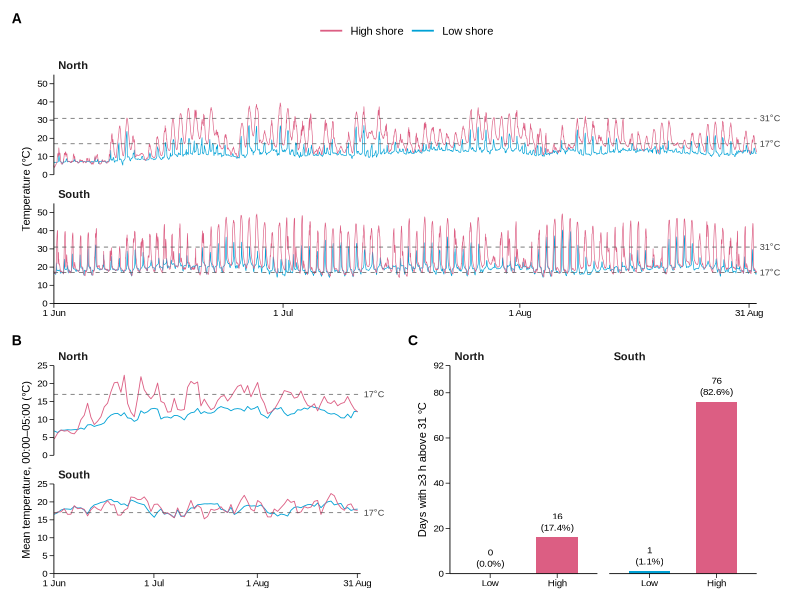
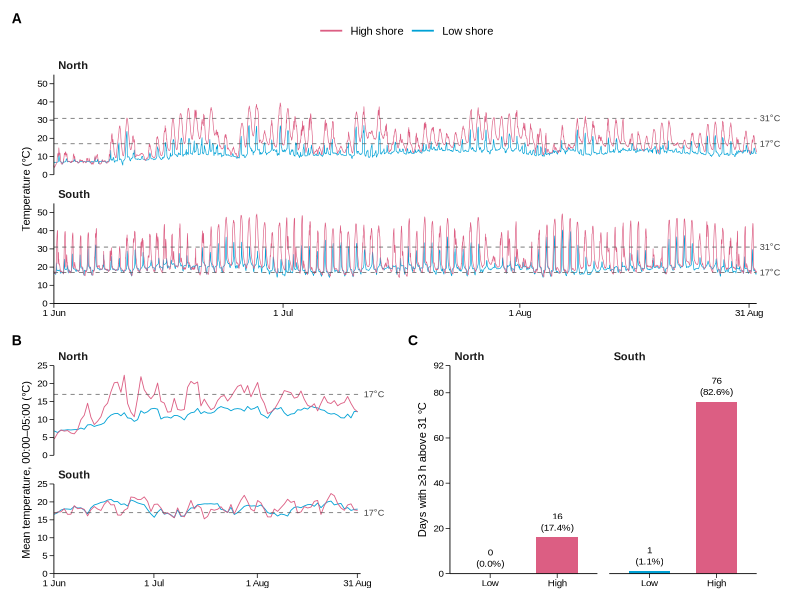

These figures' R source, in order:
setwd("C:/path/to/RNAgithub/12temperature_loggers/")

# =============================================================================
# Rock temperature at the North and South sites, summer 2023 (temperature loggers, high and low shore)
#
# A: temperature every 30 mins from 1 June to 31 August (mean of the two loggers at each shore level).
# B: mean temperature between 00:00 and 05:00 of each day.
# C: number of days with at least 3 hours above 31°C (at least 7 consecutive readings above 31°C within one day).
#
# Input:  North_logger.txt (North), South_logger.txt (South); columns date, time, lowtemp1, lowtemp2, hightemp1, hightemp2
# Output: FigureS1.pdf
# =============================================================================

library(dplyr)
library(ggplot2)
library(patchwork)


############################################################
#Part 1: Temperature of each shore level (mean of the two loggers), 1 June to 31 August 2023

# Logger times are local time (CEST); tz = "UTC" only prevents any time zone conversion.
north <- read.delim("North_logger.txt", check.names = FALSE, stringsAsFactors = FALSE)
south <- read.delim("South_logger.txt", check.names = FALSE, stringsAsFactors = FALSE)
north$timestamp <- as.POSIXct(paste(north$date, north$time), format = "%Y/%m/%d %H:%M", tz = "UTC")
south$timestamp <- as.POSIXct(paste(south$date, south$time), format = "%Y/%m/%d %H:%M", tz = "UTC")
start_time <- as.POSIXct("2023-06-01 00:00:00", tz = "UTC")
end_time <- as.POSIXct("2023-09-01 00:00:00", tz = "UTC")
north <- north[north$timestamp >= start_time & north$timestamp < end_time, ]
south <- south[south$timestamp >= start_time & south$timestamp < end_time, ]

paired <- rbind(data.frame(site = "North", shore = "Low shore", timestamp = north$timestamp, temperature = (north$lowtemp1 + north$lowtemp2) / 2),
                data.frame(site = "North", shore = "High shore", timestamp = north$timestamp, temperature = (north$hightemp1 + north$hightemp2) / 2),
                data.frame(site = "South", shore = "Low shore", timestamp = south$timestamp, temperature = (south$lowtemp1 + south$lowtemp2) / 2),
                data.frame(site = "South", shore = "High shore", timestamp = south$timestamp, temperature = (south$hightemp1 + south$hightemp2) / 2))
paired$site <- factor(paired$site, levels = c("North", "South"))
paired$shore <- factor(paired$shore, levels = c("Low shore", "High shore"))
paired$date <- as.Date(paired$timestamp, tz = "UTC")
paired$hour <- as.numeric(format(paired$timestamp, "%H", tz = "UTC")) + as.numeric(format(paired$timestamp, "%M", tz = "UTC")) / 60

# B: mean temperature between 00:00 and 05:00 (11 readings) of each day, drawn at 02:30.
nightly <- paired %>% dplyr::filter(hour <= 5) %>% dplyr::group_by(site, shore, date) %>%
  dplyr::summarise(temperature = mean(temperature), .groups = "drop") %>%
  dplyr::mutate(timestamp = as.POSIXct(date, tz = "UTC") + 2.5 * 3600)

# C: longest run of consecutive readings above 31°C in each day; a day counts when the run has at least 7 readings
# (7 readings at 30-min intervals span 3 hours).
daily <- paired %>% dplyr::arrange(site, shore, timestamp) %>% dplyr::group_by(site, shore, date) %>%
  dplyr::summarise(longest_run = max(c(0, rle(temperature > 31)$lengths[rle(temperature > 31)$values])), .groups = "drop")
counts <- daily %>% dplyr::group_by(site, shore) %>%
  dplyr::summarise(n_days = dplyr::n(), days = sum(longest_run >= 7), percent = 100 * mean(longest_run >= 7), .groups = "drop")
# Number and percentage of such days (Figure S1C).
counts
counts$label <- sprintf("%d\n(%.1f%%)", counts$days, counts$percent)


############################################################
#Part 2: Figure S1

colours <- c("High shore" = "#DC5E83", "Low shore" = "#00A1D5")
date_breaks <- as.POSIXct(c("2023-06-01", "2023-07-01", "2023-08-01", "2023-08-31"), tz = "UTC")
paper_theme <- theme_classic(base_size = 8, base_family = "Arial") +
  theme(axis.line = element_line(linewidth = 0.3, colour = "black"), axis.ticks = element_line(linewidth = 0.25, colour = "black"),
        axis.ticks.length = grid::unit(1.1, "mm"), axis.text = element_text(size = 7, colour = "black"), axis.title = element_text(size = 8, colour = "black"),
        axis.title.x = element_blank(), axis.title.y = element_text(margin = margin(r = 4)), strip.background = element_blank(),
        strip.text = element_text(size = 8, face = "bold", hjust = 0), panel.spacing.y = grid::unit(2.5, "mm"),
        legend.position = "top", legend.title = element_blank(), legend.text = element_text(size = 8), legend.key.width = grid::unit(7, "mm"),
        legend.key.height = grid::unit(3, "mm"), legend.margin = margin(0, 0, 1, 0, unit = "mm"), plot.tag = element_text(size = 10, face = "bold"),
        plot.margin = margin(2, 10, 2, 2, unit = "mm"))

pA <- ggplot(paired, aes(timestamp, temperature, colour = shore)) +
  geom_line(linewidth = 0.22) +
  geom_hline(yintercept = c(17, 31), colour = "grey35", linetype = "dashed", linewidth = 0.25) +
  annotate("text", x = end_time, y = 17, label = "17\u00b0C", hjust = -0.15, size = 2.3, family = "Arial", colour = "grey25") +
  annotate("text", x = end_time, y = 31, label = "31\u00b0C", hjust = -0.15, size = 2.3, family = "Arial", colour = "grey25") +
  facet_wrap(~site, ncol = 1) +
  scale_x_datetime(limits = c(start_time, end_time), breaks = date_breaks, labels = c("1 Jun", "1 Jul", "1 Aug", "31 Aug"), expand = expansion(mult = 0)) +
  scale_colour_manual(values = colours, breaks = c("High shore", "Low shore")) +
  scale_y_continuous(breaks = seq(0, 50, 10), expand = expansion(mult = 0)) + coord_cartesian(ylim = c(0, 55), clip = "off") +
  labs(y = "Temperature (\u00b0C)") + paper_theme + guides(colour = guide_legend(override.aes = list(linewidth = 0.6)))

pB <- ggplot(nightly, aes(timestamp, temperature, colour = shore)) +
  geom_line(linewidth = 0.3) +
  geom_hline(yintercept = 17, colour = "grey35", linetype = "dashed", linewidth = 0.25) +
  annotate("text", x = end_time, y = 17, label = "17\u00b0C", hjust = -0.15, size = 2.3, family = "Arial", colour = "grey25") +
  facet_wrap(~site, ncol = 1) +
  scale_x_datetime(limits = c(start_time, end_time), breaks = date_breaks, labels = c("1 Jun", "1 Jul", "1 Aug", "31 Aug"), expand = expansion(mult = 0)) +
  scale_colour_manual(values = colours, breaks = c("High shore", "Low shore"), guide = "none") +
  scale_y_continuous(breaks = seq(0, 25, 5), expand = expansion(mult = 0)) + coord_cartesian(ylim = c(0, 25), clip = "off") +
  labs(y = "Mean temperature, 00:00\u201305:00 (\u00b0C)") + paper_theme + theme(legend.position = "none")

pC <- ggplot(counts, aes(shore, days, fill = shore)) +
  geom_col(width = 0.62) +
  geom_text(aes(y = days + 3, label = label), size = 2.5, lineheight = 0.95, vjust = 0, family = "Arial") +
  facet_wrap(~site, nrow = 1) +
  scale_fill_manual(values = colours, guide = "none") +
  scale_x_discrete(labels = c("Low shore" = "Low", "High shore" = "High"), expand = expansion(add = 0.6)) +
  scale_y_continuous(limits = c(0, 92), breaks = c(0, 20, 40, 60, 80, 92), expand = expansion(mult = 0)) +
  labs(y = "Days with \u22653 h above 31 \u00b0C") +
  paper_theme + theme(legend.position = "none", plot.margin = margin(2, 1, 2, 2, unit = "mm"), panel.spacing.x = grid::unit(3, "mm"))

figure <- (pA / (pB | pC)) + plot_layout(heights = c(1.1, 1), guides = "collect") +
  plot_annotation(tag_levels = "A", theme = theme(plot.margin = margin(1, 1, 1, 1, unit = "mm"))) &
  theme(legend.position = "top", legend.justification = "center")
figure
ggsave("FigureS1.pdf", figure, width = 180, height = 150, units = "mm", device = cairo_pdf, bg = "white")
